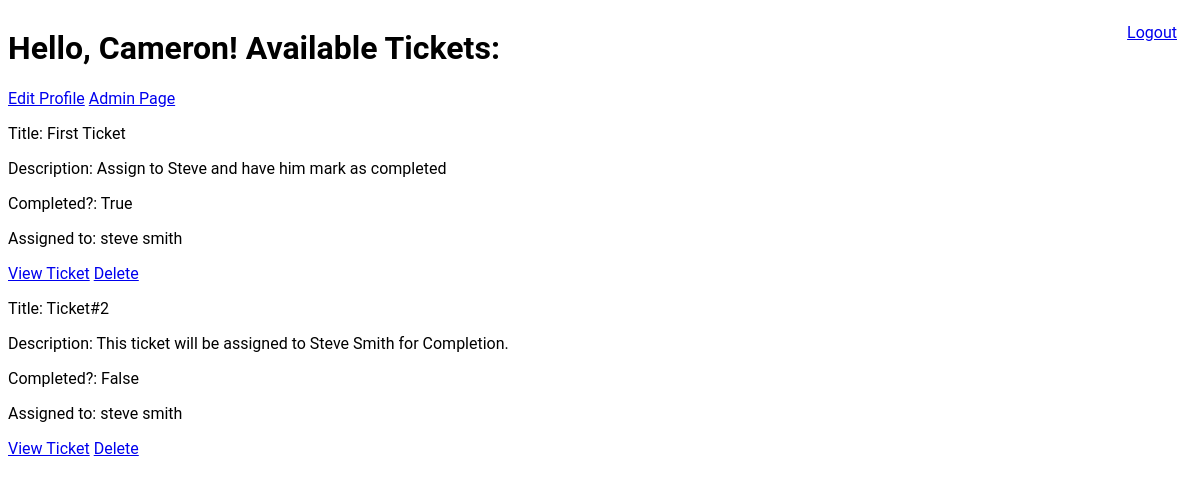
The page /dashboard (signed in) on the database as committed earlier.
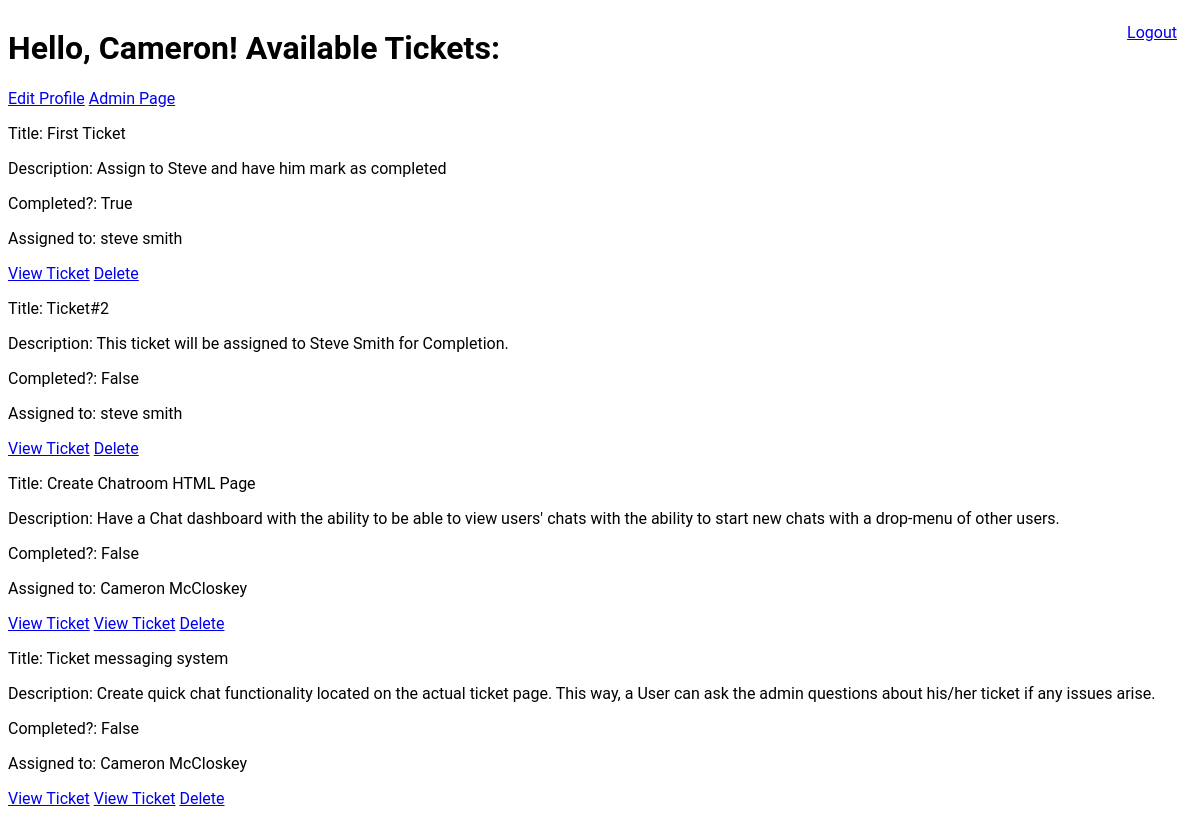
The same page on the database as committed later.
### main_app/models.py (models this page shows)
class Ticket(models.Model):
    task = models.CharField(max_length=50)
    description = models.CharField(max_length=600)
    completed = models.BooleanField()
    Admin_creator = models.ForeignKey('User', related_name="created_tickets", on_delete = models.CASCADE)
    assigned_user = models.ForeignKey('User', related_name="current_tickets", on_delete = models.CASCADE)
    objects = TicketManager()
    created_at = models.DateTimeField(auto_now_add=True)
    updated_at = models.DateTimeField(auto_now=True)

class User(models.Model):
    first_name = models.CharField(max_length=50)
    last_name = models.CharField(max_length=50)
    email = models.CharField(max_length=50)
    password = models.CharField(max_length=50)
    user_level = models.IntegerField()
    objects = UserManager()
    created_at = models.DateTimeField(auto_now_add=True)
    updated_at = models.DateTimeField(auto_now=True)

### main_app/views.py (the view)
# urls.py: path("dashboard", views.dashboard),
def dashboard(request):
    context = {
        "all_tickets" : Ticket.objects.all(),
        "current_user" : User.objects.get(id=request.session['user_id']),
        "all_users" : User.objects.all()
    }
    print(context['current_user'].first_name)
    return render(request, "dashboard.html", context)

### main_app/templates/dashboard.html (shortened to what this page needs)
<!DOCTYPE html>
<html lang="en">
<head>
</head>
<body>
    <h1>Hello, {{current_user.first_name}}! Available Tickets:</h1>
    <a id="logout" href="logout">Logout</a>
    <BR>
    <a href="/user/{{current_user.id}}/edit">Edit Profile</a>
    {% if current_user.user_level == 9 %}
        <a href="/admin">Admin Page</a>
    {% endif %}
    {% for ticket in all_tickets %}
        <div class ="displays">
            <P> Title: {{ticket.task}}</P>
            <P> Description: {{ticket.description}}</P>
            <P> Completed?: {{ticket.completed}}</P>
            <p> Assigned to: {{ticket.assigned_user.first_name}} {{ticket.assigned_user.last_name}}</p>
            {% if current_user.id == ticket.assigned_user.id %}
                <a href="/ticket/{{ticket.id}}">View Ticket</a>
            {% endif %}
            {% if current_user.user_level == 9 %}
                <a href="/ticket/{{ticket.id}}">View Ticket</a>
                <a href="/ticket/{{ticket.id}}/delete">Delete</a>
            {% endif %}
            <BR>
        </div>
    {% endfor %}
</body>
</html>

Rows that differ between the two databases and show on the page:
added Ticket: task "Create Chatroom HTML Page", description "Have a Chat dashboard with the ability to be able to view users' chats with the ability to start new chats with a drop-menu of other users.", completed "False", assigned_user.first_name "Cameron", assigned_user.last_name "McCloskey"
added Ticket: task "Ticket messaging system", description "Create quick chat functionality located on the actual ticket page. This way, a User can ask the admin questions about his/her ticket if any issues arise.", completed "False", assigned_user.first_name "Cameron", assigned_user.last_name "McCloskey"
